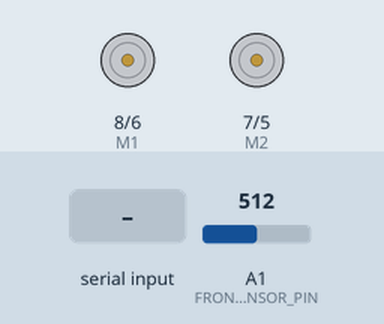
Bench run of a sketch on a simulated Arduino Uno, built with avr-gcc and run on an emulated ATmega328P. On the bench: direction and speed pins drawn as motors (green arrow = direction pin HIGH = forward, orange = LOW = backward, longer = more drive). The inputs (shaded band) are chosen by the test bench; at power-on: A1 (FRONT_IR_SENSOR_PIN) = 512. What the sketch prints to the serial monitor is not drawn.

Above: at 1.2 s.
1.3 s: "s" received over Serial
At 2.2 s:
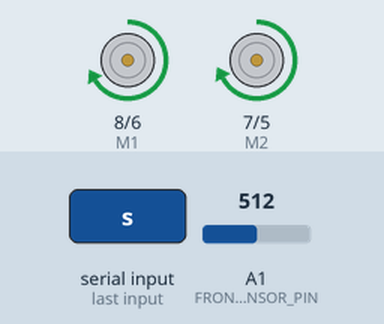
2.8 s: "a" received over Serial
At 3.7 s:
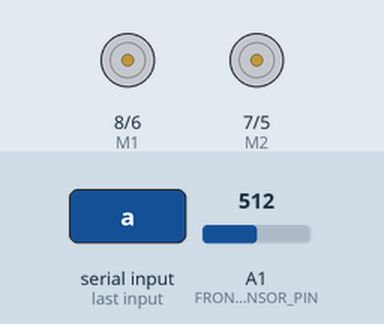
4.4 s: "d" received over Serial
At 5.3 s:
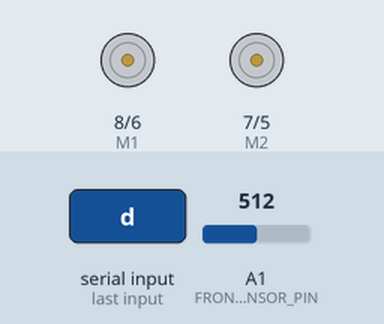
Timing chart, 0 to 7.4 s (numbered marks = the images above; inputs shaded):
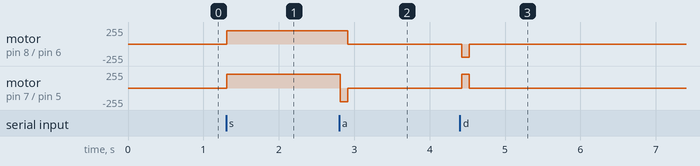

Measured:
- after the input at 1.3 s, motor on pin 8 (M1) / pin 6 (E1): stopped → forward 200/255 at once; motor on pin 7 (M2) / pin 5 (E2): stopped → forward 204/255 at once
- after the input at 2.8 s, motor on pin 8 (M1) / pin 6 (E1): forward 200/255 → stopped after 0.12 s; motor on pin 7 (M2) / pin 5 (E2): forward 204/255 → backward 204/255 at once, → stopped 0.10 s later
- after the input at 4.4 s, motor on pin 8 (M1) / pin 6 (E1): stopped → backward 200/255 at once, → stopped 0.10 s later; motor on pin 7 (M2) / pin 5 (E2): stopped → forward 204/255 at once, → stopped 0.10 s later

The sketch:

sketch_mar03a.ino
```cpp
#define FRONT_IR_SENSOR_PIN  1 // Must be an analog pin

int DEBUG_DUMP = 1;

int nRearSafetyThreshold = 100; // When the rover approaches the edge the signal falls from 400 to less than 100.
int nfrontSafetyThreshold = 100; // When the rover approaches the edge the signal falls from 400 to less than 100.

int E1 = 6; //M1 Speed Control
int E2 = 5; //M2 Speed Control
int M1 = 8; //M1 Direction Control
int M2 = 7; //M2 Direction Control

/// GLOBAL STATES
int MOVING_FORWARD = 1;
int TURNING_LEFT = 2;
int TURNING_RIGHT = 3;
int REVERSING = 4;
int STOPPED = 5;
int nMovementState_ = STOPPED;

/// PERMISSION STATES
boolean bSafeToReverse_ = true;
boolean bSafeToGoForward_ = false;


void setup()
{
	int i;
	for(i=5;i<=8;i++)
	{
		pinMode(i, OUTPUT);
	}
	Serial.begin(115200); //Set serial baud rate to 115200
}


boolean isDangerousRearSensorValue(int n)
{
	return n < nRearSafetyThreshold;
}


boolean isDangerousFrontSensorValue(int n)
{
//	return n < nfrontSafetyThreshold;
        return n > 500;
}

void readFrontIRSensor()
{
	int nFrontSensorValue = analogRead(FRONT_IR_SENSOR_PIN);
	if (DEBUG_DUMP) Serial.print(" FrontIR:");
	if (DEBUG_DUMP) Serial.print(nFrontSensorValue);
	bSafeToGoForward_ = ! isDangerousFrontSensorValue(nFrontSensorValue);

	if (nMovementState_ != STOPPED && nMovementState_ != REVERSING)
	{
		if (! bSafeToGoForward_)
		{
			if (DEBUG_DUMP) Serial.print(" EMERGENCY STOP ");
			stop();
		}
	}
}


void stop(void) //Stop
{
	if (DEBUG_DUMP) Serial.print(" StopCommand ");
	digitalWrite(E1,LOW);
	digitalWrite(E2,LOW);
	nMovementState_ = STOPPED;
}


void forward(char a,char b)
{
	if (DEBUG_DUMP) Serial.print(" ForwardCommand ");
	if (bSafeToGoForward_)
	{
		analogWrite (E1,a);
		digitalWrite(M1,LOW);
		analogWrite (E2,b);
		digitalWrite(M2,LOW);
		nMovementState_ = MOVING_FORWARD;
	}
}


void reverse (char a,char b)
{
	if (DEBUG_DUMP) Serial.print(" ReverseCommand ");
	if (bSafeToReverse_)
	{
		analogWrite (E1,a);
		digitalWrite(M1,HIGH);
		analogWrite (E2,b);
		digitalWrite(M2,HIGH);
		nMovementState_ = REVERSING;
	}
}


void left (char a,char b)
{
	if (DEBUG_DUMP) Serial.print(" LeftCommand ");
	analogWrite (E1,a);
	digitalWrite(M1,HIGH);
	analogWrite (E2,b);
	digitalWrite(M2,LOW);
	nMovementState_ = TURNING_LEFT;
}


void right (char a,char b)
{
	if (DEBUG_DUMP) Serial.print(" RightCommand ");
	analogWrite (E1,a);
	digitalWrite(M1,LOW);
	analogWrite (E2,b);
	digitalWrite(M2,HIGH);
	nMovementState_ = TURNING_RIGHT;
}


void obtainCommandInput()
{
	if (DEBUG_DUMP) Serial.print(" ReadingCommands ");

	if( Serial.available() )           // if data is available to read
	{
		if (DEBUG_DUMP) Serial.print(" CharactersRead ");

		char val = Serial.read();

		int leftspeed = 200; //255 is maximum speed
		int rightspeed =  204;
		if (DEBUG_DUMP) Serial.print(val);
		if (DEBUG_DUMP) Serial.print(" ");

		switch (val) // Perform an action depending on the command
		{
			case 'w'://Move Forward
				forward (leftspeed,rightspeed);
				break;
			case 's'://Move Backwards
				reverse (leftspeed,rightspeed);
				break;
			case 'a'://Turn Left
				left (leftspeed,rightspeed);
				break;
			case 'd'://Turn Right
				right (leftspeed,rightspeed);
				break;
			default:
				stop();
			break;
		}
	}

}


void loop()
{
	readFrontIRSensor();
//	readRearIRSensor();
	obtainCommandInput();
	delay(100);
	Serial.println();
}
```
